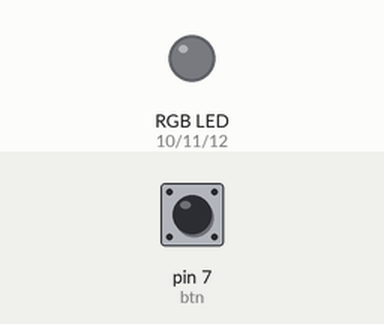
Simulated run of this sketch. Board: Arduino Uno, built with avr-gcc and run on an emulated ATmega328P. Parts: an RGB LED mixed from three pins (HIGH = lit). The test bench sets the inputs (shaded band); at power-on: pin 7 (btn) LOW.

Above: at 1.2 s.
1.3 s: pin 7 (btn) pulled HIGH for 1 s
At 2.8 s:
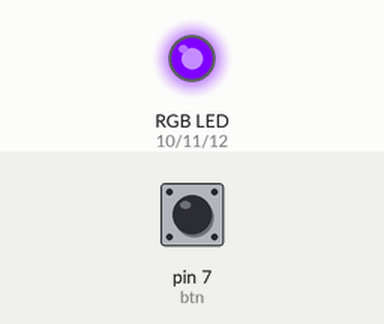
3.8 s: pin 7 (btn) pulled HIGH for 0.15 s
At 5.2 s:
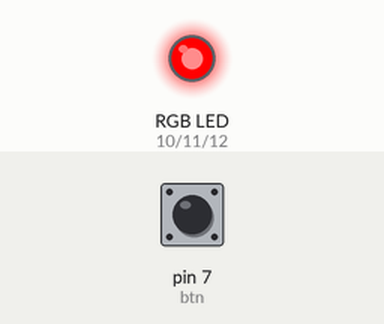
5.5 s: pin 7 (btn) pulled HIGH for 3.2 s
At 10.0 s:
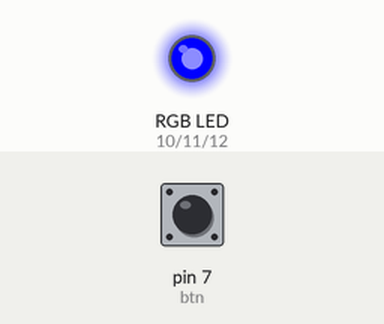
Timing chart, 0 to 11.5 s (numbered marks = the images above; inputs shaded):
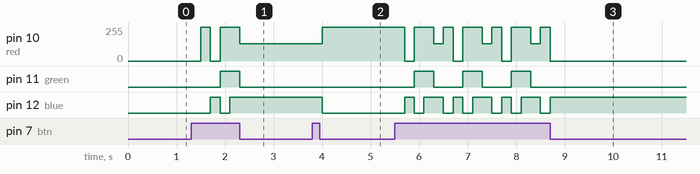

The sketch:

midterm.ino
```cpp
int red = 10, green = 11, blue = 12, btn = 7;
int state = 0, count = 0;
int r = 0, g = 0, b = 0;

void setup() {
  pinMode(r, OUTPUT);
  pinMode(g, OUTPUT);
  pinMode(b, OUTPUT);
  pinMode(btn, INPUT);
  Serial.begin(9600);
}

void loop() {
  state = digitalRead(btn);
  if(state == HIGH){
    delay(200);
    count = count++ % 5 + 1;
    switch (count) {
      case 1:
        color(255, 0, 0); // 紅色亮
        break;
      case 2:
        color(0, 0, 255); // 藍色燈亮
        break;
      case 3:
        color(255,255,0); // 黃色
        break;
      case 4:
        color(255,255,255); // 白色
        break;
      case 5:
        color(128,0,255); // 紫色
        break;
      default:
        color(0,0,0);
        break;
    }
  }
}

void color(unsigned char r, unsigned char g, unsigned char b){
  analogWrite(red, r);
  analogWrite(green, g);
  analogWrite(blue, b);
}
```

Measured:
- after the input at 1.3 s, pin 10 (red): 0/255 → 255/255 after 0.20 s, → 0/255 0.20 s later, → 255/255 0.20 s later, → 128/255 0.40 s later; pin 11 (green): LOW → HIGH after 0.60 s, → LOW 0.40 s later; pin 12 (blue): LOW → HIGH after 0.40 s, → LOW 0.20 s later, → HIGH 0.20 s later
- after the input at 3.8 s, pin 10 (red): 128/255 → 255/255 after 0.20 s; pin 12 (blue): HIGH → LOW after 0.20 s
- after the input at 5.5 s, pin 10 (red): 255/255 → 0/255 after 0.20 s, then repeats every 1.0 s: 255/255 0.40 s, 128/255 0.20 s, 255/255 0.20 s, 0/255 0.20 s, until it stays 0/255 from 8.7 s; pin 11 (green): alternates HIGH for 0.40 s and LOW for 0.60 s, 6 changes in all, then stays LOW, starting after 0.40 s
